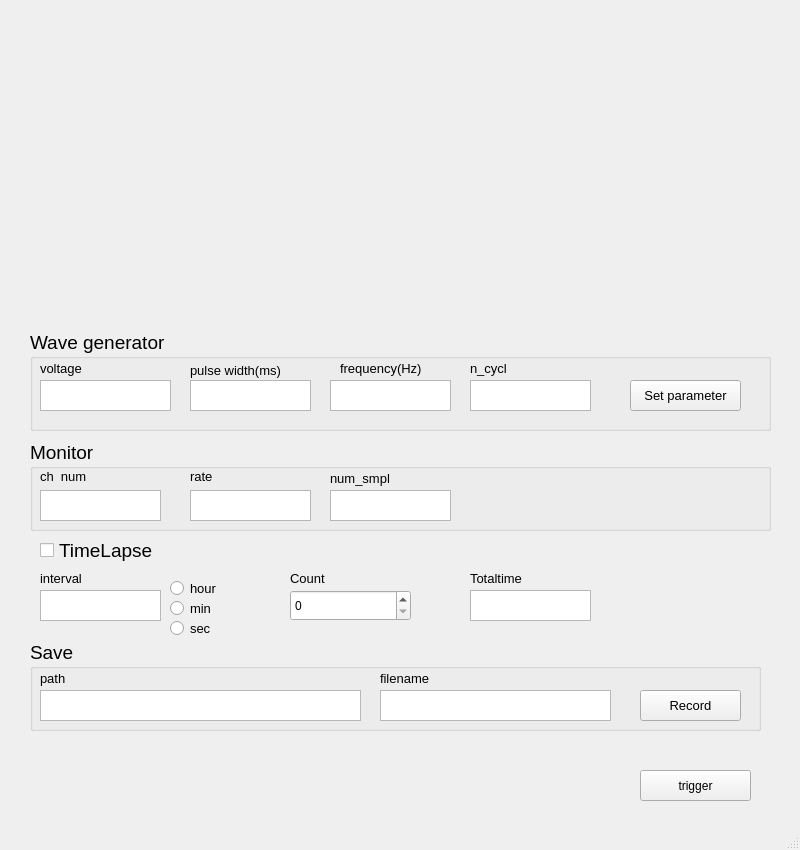
<?xml version="1.0" encoding="UTF-8"?>
<ui version="4.0">
 <class>MainWindow</class>
 <widget class="QMainWindow" name="MainWindow">
  <property name="geometry">
   <rect>
    <x>0</x>
    <y>0</y>
    <width>800</width>
    <height>850</height>
   </rect>
  </property>
  <property name="windowTitle">
   <string>MainWindow</string>
  </property>
  <widget class="QWidget" name="centralwidget">
   <widget class="QPushButton" name="pushButton_5">
    <property name="geometry">
     <rect>
      <x>640</x>
      <y>770</y>
      <width>111</width>
      <height>31</height>
     </rect>
    </property>
    <property name="text">
     <string>trigger</string>
    </property>
   </widget>
   <widget class="QCheckBox" name="checkBox">
    <property name="geometry">
     <rect>
      <x>40</x>
      <y>540</y>
      <width>121</width>
      <height>21</height>
     </rect>
    </property>
    <property name="font">
     <font>
      <pointsize>14</pointsize>
     </font>
    </property>
    <property name="text">
     <string>TimeLapse</string>
    </property>
   </widget>
   <widget class="QSpinBox" name="spinBox">
    <property name="geometry">
     <rect>
      <x>290</x>
      <y>590</y>
      <width>121</width>
      <height>31</height>
     </rect>
    </property>
   </widget>
   <widget class="QPlainTextEdit" name="plainTextEdit_7">
    <property name="geometry">
     <rect>
      <x>40</x>
      <y>590</y>
      <width>121</width>
      <height>31</height>
     </rect>
    </property>
   </widget>
   <widget class="QGroupBox" name="groupBox">
    <property name="geometry">
     <rect>
      <x>30</x>
      <y>330</y>
      <width>741</width>
      <height>101</height>
     </rect>
    </property>
    <property name="font">
     <font>
      <pointsize>14</pointsize>
     </font>
    </property>
    <property name="title">
     <string>Wave generator</string>
    </property>
    <widget class="QLabel" name="label_4">
     <property name="geometry">
      <rect>
       <x>440</x>
       <y>30</y>
       <width>71</width>
       <height>16</height>
      </rect>
     </property>
     <property name="font">
      <font>
       <pointsize>10</pointsize>
      </font>
     </property>
     <property name="text">
      <string>n_cycl</string>
     </property>
    </widget>
    <widget class="QPlainTextEdit" name="plainTextEdit">
     <property name="geometry">
      <rect>
       <x>440</x>
       <y>50</y>
       <width>121</width>
       <height>31</height>
      </rect>
     </property>
     <property name="font">
      <font>
       <pointsize>10</pointsize>
      </font>
     </property>
    </widget>
    <widget class="QPlainTextEdit" name="plainTextEdit_1">
     <property name="geometry">
      <rect>
       <x>10</x>
       <y>50</y>
       <width>131</width>
       <height>31</height>
      </rect>
     </property>
     <property name="font">
      <font>
       <pointsize>8</pointsize>
      </font>
     </property>
    </widget>
    <widget class="QLabel" name="label">
     <property name="geometry">
      <rect>
       <x>10</x>
       <y>30</y>
       <width>121</width>
       <height>16</height>
      </rect>
     </property>
     <property name="font">
      <font>
       <pointsize>10</pointsize>
      </font>
     </property>
     <property name="text">
      <string>voltage</string>
     </property>
    </widget>
    <widget class="QLabel" name="label_2">
     <property name="geometry">
      <rect>
       <x>160</x>
       <y>30</y>
       <width>121</width>
       <height>20</height>
      </rect>
     </property>
     <property name="font">
      <font>
       <pointsize>10</pointsize>
      </font>
     </property>
     <property name="text">
      <string>pulse width(ms)</string>
     </property>
    </widget>
    <widget class="QLabel" name="label_3">
     <property name="geometry">
      <rect>
       <x>310</x>
       <y>30</y>
       <width>111</width>
       <height>16</height>
      </rect>
     </property>
     <property name="font">
      <font>
       <pointsize>10</pointsize>
      </font>
     </property>
     <property name="text">
      <string>frequency(Hz)</string>
     </property>
    </widget>
    <widget class="QPlainTextEdit" name="plainTextEdit_2">
     <property name="geometry">
      <rect>
       <x>160</x>
       <y>50</y>
       <width>121</width>
       <height>31</height>
      </rect>
     </property>
     <property name="font">
      <font>
       <pointsize>10</pointsize>
      </font>
     </property>
    </widget>
    <widget class="QPlainTextEdit" name="plainTextEdit_3">
     <property name="geometry">
      <rect>
       <x>300</x>
       <y>50</y>
       <width>121</width>
       <height>31</height>
      </rect>
     </property>
     <property name="font">
      <font>
       <pointsize>10</pointsize>
      </font>
     </property>
    </widget>
    <widget class="QPushButton" name="pushButton_4">
     <property name="geometry">
      <rect>
       <x>600</x>
       <y>50</y>
       <width>111</width>
       <height>31</height>
      </rect>
     </property>
     <property name="font">
      <font>
       <pointsize>10</pointsize>
      </font>
     </property>
     <property name="text">
      <string>Set parameter</string>
     </property>
    </widget>
   </widget>
   <widget class="QGroupBox" name="groupBox_2">
    <property name="geometry">
     <rect>
      <x>30</x>
      <y>440</y>
      <width>741</width>
      <height>91</height>
     </rect>
    </property>
    <property name="font">
     <font>
      <pointsize>14</pointsize>
     </font>
    </property>
    <property name="title">
     <string>Monitor</string>
    </property>
    <widget class="QPlainTextEdit" name="plainTextEdit_6">
     <property name="geometry">
      <rect>
       <x>300</x>
       <y>50</y>
       <width>121</width>
       <height>31</height>
      </rect>
     </property>
     <property name="font">
      <font>
       <pointsize>10</pointsize>
      </font>
     </property>
    </widget>
    <widget class="QLabel" name="label_7">
     <property name="geometry">
      <rect>
       <x>160</x>
       <y>30</y>
       <width>47</width>
       <height>13</height>
      </rect>
     </property>
     <property name="font">
      <font>
       <pointsize>10</pointsize>
      </font>
     </property>
     <property name="text">
      <string>rate</string>
     </property>
    </widget>
    <widget class="QLabel" name="label_6">
     <property name="geometry">
      <rect>
       <x>10</x>
       <y>30</y>
       <width>47</width>
       <height>13</height>
      </rect>
     </property>
     <property name="font">
      <font>
       <pointsize>10</pointsize>
      </font>
     </property>
     <property name="text">
      <string>ch_num</string>
     </property>
    </widget>
    <widget class="QLabel" name="label_5">
     <property name="geometry">
      <rect>
       <x>300</x>
       <y>30</y>
       <width>101</width>
       <height>16</height>
      </rect>
     </property>
     <property name="font">
      <font>
       <pointsize>10</pointsize>
      </font>
     </property>
     <property name="text">
      <string>num_smpl</string>
     </property>
    </widget>
    <widget class="QPlainTextEdit" name="plainTextEdit_5">
     <property name="geometry">
      <rect>
       <x>160</x>
       <y>50</y>
       <width>121</width>
       <height>31</height>
      </rect>
     </property>
     <property name="font">
      <font>
       <pointsize>10</pointsize>
      </font>
     </property>
    </widget>
    <widget class="QPlainTextEdit" name="plainTextEdit_4">
     <property name="geometry">
      <rect>
       <x>10</x>
       <y>50</y>
       <width>121</width>
       <height>31</height>
      </rect>
     </property>
     <property name="font">
      <font>
       <pointsize>10</pointsize>
      </font>
     </property>
    </widget>
   </widget>
   <widget class="QLabel" name="label_8">
    <property name="geometry">
     <rect>
      <x>40</x>
      <y>570</y>
      <width>121</width>
      <height>16</height>
     </rect>
    </property>
    <property name="font">
     <font>
      <pointsize>10</pointsize>
     </font>
    </property>
    <property name="text">
     <string>interval </string>
    </property>
   </widget>
   <widget class="QLabel" name="label_9">
    <property name="geometry">
     <rect>
      <x>290</x>
      <y>570</y>
      <width>131</width>
      <height>16</height>
     </rect>
    </property>
    <property name="font">
     <font>
      <pointsize>10</pointsize>
     </font>
    </property>
    <property name="text">
     <string>Count</string>
    </property>
   </widget>
   <widget class="QGroupBox" name="groupBox_3">
    <property name="geometry">
     <rect>
      <x>30</x>
      <y>640</y>
      <width>731</width>
      <height>91</height>
     </rect>
    </property>
    <property name="font">
     <font>
      <pointsize>14</pointsize>
     </font>
    </property>
    <property name="title">
     <string>Save</string>
    </property>
    <widget class="QPushButton" name="pushButton">
     <property name="geometry">
      <rect>
       <x>610</x>
       <y>50</y>
       <width>101</width>
       <height>31</height>
      </rect>
     </property>
     <property name="font">
      <font>
       <pointsize>10</pointsize>
      </font>
     </property>
     <property name="text">
      <string>Record</string>
     </property>
    </widget>
    <widget class="QPlainTextEdit" name="plainTextEdit_8">
     <property name="geometry">
      <rect>
       <x>10</x>
       <y>50</y>
       <width>321</width>
       <height>31</height>
      </rect>
     </property>
     <property name="font">
      <font>
       <pointsize>8</pointsize>
      </font>
     </property>
    </widget>
    <widget class="QLabel" name="label_11">
     <property name="geometry">
      <rect>
       <x>10</x>
       <y>30</y>
       <width>31</width>
       <height>16</height>
      </rect>
     </property>
     <property name="font">
      <font>
       <pointsize>10</pointsize>
      </font>
     </property>
     <property name="text">
      <string>path</string>
     </property>
    </widget>
    <widget class="QPlainTextEdit" name="plainTextEdit_9">
     <property name="geometry">
      <rect>
       <x>350</x>
       <y>50</y>
       <width>231</width>
       <height>31</height>
      </rect>
     </property>
     <property name="font">
      <font>
       <pointsize>8</pointsize>
      </font>
     </property>
    </widget>
    <widget class="QLabel" name="label_12">
     <property name="geometry">
      <rect>
       <x>350</x>
       <y>30</y>
       <width>51</width>
       <height>16</height>
      </rect>
     </property>
     <property name="font">
      <font>
       <pointsize>10</pointsize>
      </font>
     </property>
     <property name="text">
      <string>filename</string>
     </property>
    </widget>
   </widget>
   <widget class="QTextEdit" name="textEdit">
    <property name="geometry">
     <rect>
      <x>470</x>
      <y>590</y>
      <width>121</width>
      <height>31</height>
     </rect>
    </property>
   </widget>
   <widget class="QLabel" name="label_10">
    <property name="geometry">
     <rect>
      <x>470</x>
      <y>570</y>
      <width>131</width>
      <height>16</height>
     </rect>
    </property>
    <property name="font">
     <font>
      <pointsize>10</pointsize>
     </font>
    </property>
    <property name="text">
     <string>Totaltime</string>
    </property>
   </widget>
   <widget class="QRadioButton" name="radioButton">
    <property name="geometry">
     <rect>
      <x>170</x>
      <y>580</y>
      <width>101</width>
      <height>17</height>
     </rect>
    </property>
    <property name="font">
     <font>
      <pointsize>10</pointsize>
     </font>
    </property>
    <property name="text">
     <string>hour</string>
    </property>
   </widget>
   <widget class="QRadioButton" name="radioButton_2">
    <property name="geometry">
     <rect>
      <x>170</x>
      <y>600</y>
      <width>91</width>
      <height>17</height>
     </rect>
    </property>
    <property name="font">
     <font>
      <pointsize>10</pointsize>
     </font>
    </property>
    <property name="text">
     <string>min</string>
    </property>
   </widget>
   <widget class="QRadioButton" name="radioButton_3">
    <property name="geometry">
     <rect>
      <x>170</x>
      <y>620</y>
      <width>91</width>
      <height>17</height>
     </rect>
    </property>
    <property name="font">
     <font>
      <pointsize>10</pointsize>
     </font>
    </property>
    <property name="text">
     <string>sec</string>
    </property>
   </widget>
  </widget>
  <widget class="QMenuBar" name="menubar">
   <property name="geometry">
    <rect>
     <x>0</x>
     <y>0</y>
     <width>800</width>
     <height>21</height>
    </rect>
   </property>
  </widget>
  <widget class="QStatusBar" name="statusbar"/>
 </widget>
 <resources/>
 <connections>
  <connection>
   <sender>pushButton</sender>
   <signal>clicked()</signal>
   <receiver>MainWindow</receiver>
   <slot>slot1()</slot>
   <hints>
    <hint type="sourcelabel">
     <x>95</x>
     <y>431</y>
    </hint>
    <hint type="destinationlabel">
     <x>299</x>
     <y>456</y>
    </hint>
   </hints>
  </connection>
  <connection>
   <sender>pushButton_4</sender>
   <signal>clicked()</signal>
   <receiver>MainWindow</receiver>
   <slot>slot4()</slot>
   <hints>
    <hint type="sourcelabel">
     <x>538</x>
     <y>586</y>
    </hint>
    <hint type="destinationlabel">
     <x>544</x>
     <y>616</y>
    </hint>
   </hints>
  </connection>
  <connection>
   <sender>pushButton_5</sender>
   <signal>clicked()</signal>
   <receiver>MainWindow</receiver>
   <slot>slot5()</slot>
   <hints>
    <hint type="sourcelabel">
     <x>519</x>
     <y>641</y>
    </hint>
    <hint type="destinationlabel">
     <x>604</x>
     <y>639</y>
    </hint>
   </hints>
  </connection>
 </connections>
 <slots>
  <slot>slot1()</slot>
  <slot>slot2()</slot>
  <slot>svalue_changed()</slot>
  <slot>slot3()</slot>
  <slot>slot4()</slot>
  <slot>slot5()</slot>
 </slots>
</ui>
